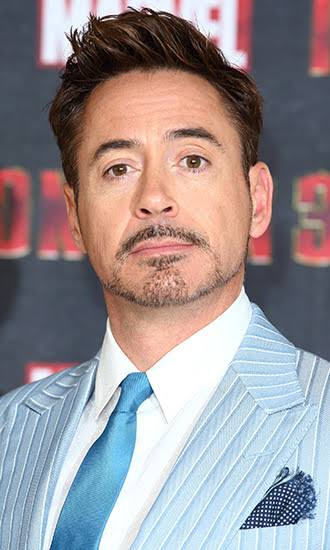
#> input picture class 39/robert.jpg, 330 x 550 px, found by its file name
$ python homework.py
#> lines starting #> are read from the running program, lines starting #| are printed output that depends on the picture; after the words box and inside, x2 and y2 are one past the last pixel; in counts of white or black regions, pixels touching at a corner belong together
import cv2

image = cv2.imread("class 39\\robert.jpg")
#> image is the input picture: shape (550, 330, 3); mean B, G, R 148.9, 145.4, 154.1
face_cascade = cv2.CascadeClassifier("class 39\\haarcascade_frontalface_default.xml")
eye_cascade = cv2.CascadeClassifier("class 39\\haarcascade_eye.xml")
gray = cv2.cvtColor(image, cv2.COLOR_BGR2GRAY)
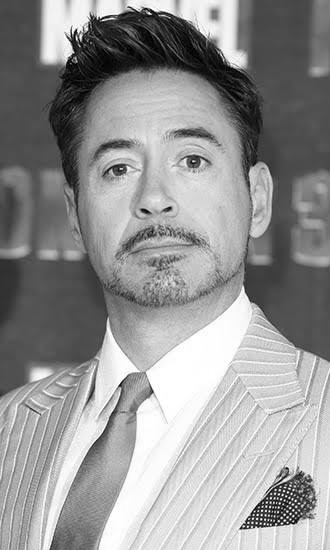
#> gray: shape (550, 330); min 1, max 255, mean 148.4
faces = face_cascade.detectMultiScale(gray, 1.3, 10)
#> faces = [[46, 73, 218, 218]]
print(faces)
#| [[ 46  73 218 218]]

for (x, y, w, h) in faces:
    cv2.rectangle(image, (x, y), (x + w, y + h), (255, 0, 0), 2)
    face_gray = gray[y:y + h, x:x + w]
    face_color = image[y:y + h, x:x + w]
    eyes = eye_cascade.detectMultiScale(face_gray, 1.1, 10)
    print(eyes)

    for (ex, ey, ew, eh) in eyes:
        cv2.rectangle(face_color, (ex, ey), (ex + ew, ey + eh), (0, 0, 255), 2)
#> this loop made 1 pass
#> (x, y, w, h, eyes) on pass 1: (46, 73, 218, 218, [[120, 62, 51, 51], [47, 73, 48, 48]])
#| [[120  62  51  51]
#|  [ 47  73  48  48]]
#> pass 1, `face_gray = gray[y:y + h, x:x + w]`:
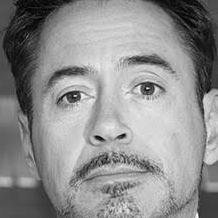
#> face_gray: shape (218, 218); min 2, max 251, mean 142.5
#> pass 1, `face_color = image[y:y + h, x:x + w]`:
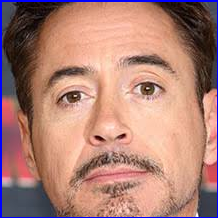
#> face_color: shape (218, 218, 3); mean B, G, R 117.6, 128.1, 174.3
#> after the loop:
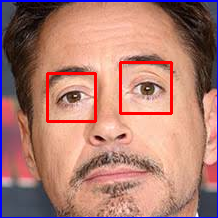
#> face_color: shape (218, 218, 3); 2.48% of pixels changed, all inside (x1, y1, x2, y2) = (46, 61, 173, 123)
#> after the loop:
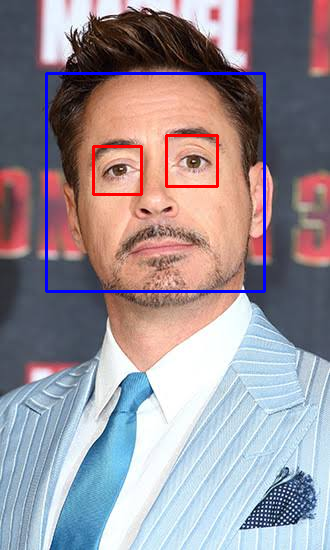
#> image: shape (550, 330, 3); 2.09% of pixels changed, all inside (x1, y1, x2, y2) = (45, 72, 266, 293)

cv2.imshow("Face and Eye Detection", image)
cv2.waitKey(0)
cv2.destroyAllWindows()

$ run again, with class 39/face2.jpg copied over class 39/robert.jpg
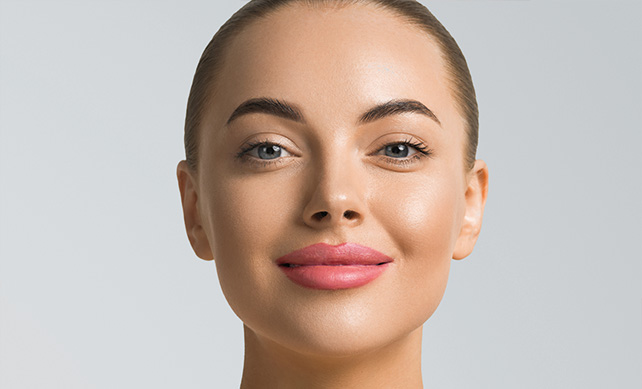
#> input picture class 39/face2.jpg, 642 x 389 px, found by its file name
#> image is the input picture: shape (389, 642, 3); mean B, G, R 175, 183.2, 197.7
#> faces = [[189, 28, 307, 307]]
#| [[189  28 307 307]]
#> the loop `for (x, y, w, h) in faces:` made 1 pass
#> (x, y, w, h, eyes) on pass 1: (189, 28, 307, 307, [[105, 163, 48, 48], [172, 85, 72, 72], [41, 85, 73, 73]])
#> (printed output is left out)
#> after the loop `for (x, y, w, h) in faces:`:
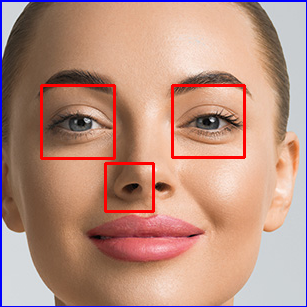
#> face_color: shape (307, 307, 3); mean B, G, R 128.8, 143.8, 185.8
#> after the loop `for (x, y, w, h) in faces:`:
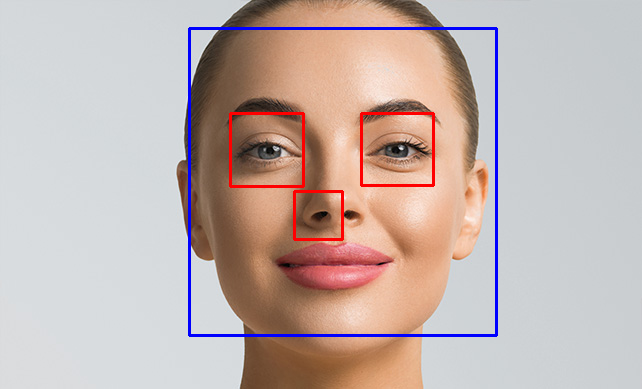
#> image: shape (389, 642, 3); 2.4% of pixels changed, all inside (x1, y1, x2, y2) = (188, 27, 498, 337)

$ run again, with class 39/face3.jpg copied over class 39/robert.jpg
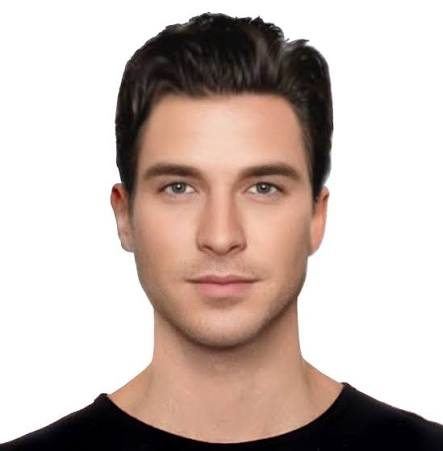
#> input picture class 39/face3.jpg, 443 x 451 px, found by its file name
#> image is the input picture: shape (451, 443, 3); mean B, G, R 179.3, 185.7, 200.8
#> faces = [[102, 97, 241, 241]]
#| [[102  97 241 241]]
#> the loop `for (x, y, w, h) in faces:` made 1 pass
#> (x, y, w, h, eyes) on pass 1: (102, 97, 241, 241, [[48, 65, 49, 49], [135, 66, 50, 50]])
#> (printed output is left out)
#> after the loop `for (x, y, w, h) in faces:`:
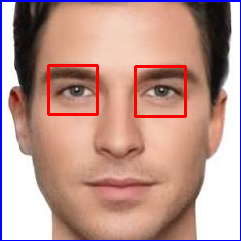
#> face_color: shape (241, 241, 3); mean B, G, R 141.9, 150.4, 189.3
#> after the loop `for (x, y, w, h) in faces:`:
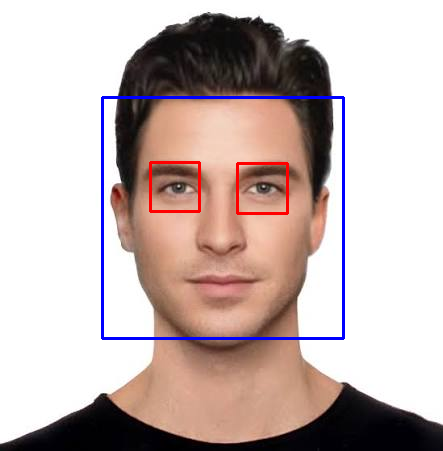
#> image: shape (451, 443, 3); 2.04% of pixels changed, all inside (x1, y1, x2, y2) = (101, 96, 345, 340)
